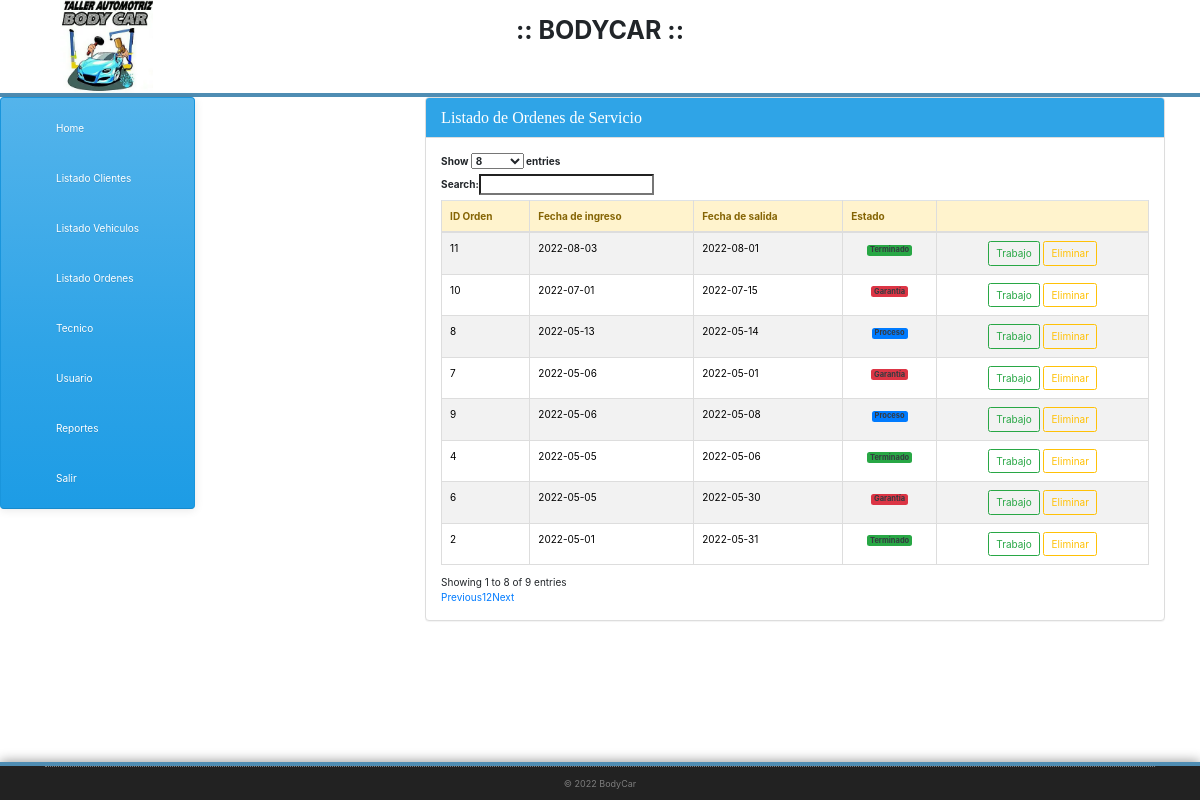
The page /listado_orden1.php on the database its author committed.
### tables this page shows
CREATE TABLE `orden` (
  `id` bigint(20) UNSIGNED NOT NULL,
  `fec_ing` date NOT NULL,
  `fec_ent` date NOT NULL,
  `ord_est` int(1) NOT NULL,
  `ord_obs` varchar(500) NOT NULL,
  `ord_veh` varchar(255) NOT NULL
);

### conectar.php (called while the page is built)
<?php
  class Conectar
  {
   public static function con(){
    $hostname_db = "localhost";
    $database_db = "bodycar";
    $username_db = "root";
    $password_db = "";
    $conexion = mysqli_connect($hostname_db, $username_db, $password_db);
    mysqli_select_db($conexion,$database_db) or die ("Ninguna DB seleccionada");
    return $conexion;
  }
}

### m_orden.php (called while the page is built, shortened)
<?php
require_once 'conectar.php';
class Orden {
  private $registro;
  function __construct() {
    $this->registro=array();
  }
  public function get_orden(){
   $sql="select * from orden";
   $res=mysqli_query(Conectar::con(),$sql) or die(mysqli_error());
   while($reg=mysqli_fetch_assoc($res))
   {
     $this->registro[]=$reg;
   }
   return $this->registro;
 }
}
?>

### listado_orden1.php (the view, shortened to what this page needs)
<!DOCTYPE html>
<?php
require_once 'm_orden.php';
?>
  <html class="no-js">
 <head>
  <link rel="stylesheet" href="css/bootstrap.min.css">
  <link rel="stylesheet" href="css/icomoon-social.css">
  <link rel="stylesheet" href="css/Estilos.css">
  <link rel="stylesheet" type="text/css" href="//code.jquery.com/ui/1.12.1/themes/cupertino/jquery-ui.css">
  <link rel="stylesheet" type="text/css" href="//cdn.datatables.net/1.10.13/css/dataTables.jqueryui.min.css">
            <link rel="stylesheet" href="css/main.css">
            <link rel="stylesheet" href="https://maxcdn.bootstrapcdn.com/bootstrap/4.0.0-alpha.5/css/bootstrap.min.css">
          </head>
          <body>
              <div class="content">
            <?php include('header.php'); ?>
            <div class="container-fluid">
              <div class="row justify-content-start">
              <?php
                  include("sidebar.php");
                  ?>
               <div class="col-sm-2 col-md-2 col-lg-2">
                <div class="">
                  <br>
                </div>
              </div>
              <div class="col-sm-8 col-md-8 col-lg-8">
                <div class="container-fluid">
                  <div class="panel-group" id="accordion">
                  <div class="panel panel-primary">
                  <div class="panel-heading">
                    <h4 class="panel-title">
                      <a data-toggle="collapse" data-parent="#accordion" href="#collapse2">
                        Listado de Ordenes de Servicio</a>
                      </h4>
                    </div>
                    <div id="collapse2" class="panel-collapse collapse in">
                      <div class="panel-body">
               <table id="datatable" class="table display table-striped table-bordered table-hover" cellspacing="0" width="100%">
                          <thead>
                            <tr class="alert-warning">
                              <th>ID Orden</th>
                              <th>Fecha de ingreso</th>
                              <th>Fecha de salida</th>
                              <th>Estado</th>
                              <th></th>
                            </tr>
                          </thead>
                          <tbody>
                            <?php
                            $regis = new Orden();
                            $array_articles = $regis->get_orden();
                            ?>
                            <?php foreach ($array_articles as $key => $value) { ?>
                            <tr class="odd gradeX">
                               <td><a href="javascript:void(0);" onClick="window.location='editar_orden.php?id=<?php echo $value["id"];?>';" data-toggle="tooltip" title="Editar" style='text-decoration:none;color:black;'><?php echo $value["id"]; ?></a>
                              </td>
                              <td><a href="javascript:void(0);" onClick="window.location='editar_orden.php?id=<?php echo $value["id"];?>';" data-toggle="tooltip" title="Editar" style='text-decoration:none;color:black;'><?php echo $value["fec_ing"]; ?></a>
                              </td>
                              <td><a href="javascript:void(0);" onClick="window.location='editar_orden.php?id=<?php echo $value["id"];?>';" data-toggle="tooltip" title="Editar" style='text-decoration:none;color:black;'><?php echo $value["fec_ent"]; ?></a>
                              </td>
                              <td><a href="javascript:void(0);" onClick="window.location='editar_orden.php?id=<?php echo $value["id"];?>';" data-toggle="tooltip" title="Editar" style='text-decoration:none;color:black;'>
                              <div class="text-center">
                                    <?php
                                    if ($value["ord_est"]=='1') {?><span class="badge bg-primary text-dark"> <?php echo " Proceso";}
                                elseif ($value["ord_est"]=='2') {?><span class="badge bg-success text-dark"> <?php echo " Terminado";}
                                elseif ($value["ord_est"]=='3') {?><span class="badge bg-danger text-dark"> <?php echo " Garantía";}
                              ?>
                                </span>
                              </div>
                              </a></td>
                              <td class="actions">
                                  <div class="text-center">
                                    <a href="javascript:void(0);" onClick="window.location='v_trabajo.php?id=<?php echo $value["id"];?>';" data-toggle="tooltip" title="Descripcion del trabajo" class="btn btn-xs btn-outline-success">Trabajo</a>
                                     <a href="javascript:void(0);" onClick="eliminar('eliminar_orden.php?id=<?php echo $value["id"];?>')" data-toggle="tooltip" title="Eliminar" class="btn btn-xs btn-outline-warning">Eliminar</a>
                                  </div>
                                </td>
                              </tr>
                              <?php } ?>
                            </tbody>
                          </table>
                          </div>
                        </div>
                      </div>
                    </div>
                     </div>
                    </div>
                    </div>
                </div>
            </div>
       <?php include('footer.php') ?>
          </body>
          </html>

### css/main.css (style rules this page uses)
body { background: url(../img/page-background.png); }
body { font-family: Arial, Helvetica, sans-serif; font-size: 14px; line-height: 20px; color: #535b60; }
h4 { font-family: 'Open Sans', sans-serif; color: #53555c; margin-bottom: 10px; }
a { color: #4f8db3; }
.btn { border: 1px solid #4f8db3; -webkit-border-radius: 2px; -webkit-background-clip: padding-box; -moz-border-radius: 2px; -moz-background-clip: padding; border-radius: 2px; background-clip: padding-box; color: #FFFFFF; cursor: pointer; display: inline-block; text-transform: none; -webkit-transition: all .25s ease; -moz-transition: all .25s ease; -o-transition: all .25s ease; -ms-transition: all .25s ease; transition: all .25s ease; text-align: center; background: none repeat scroll 0 0 #4f8db3; text-shadow: none; box-shadow: none; color: #FFF; white-space: nowrap; }

### footer.php (style rules this page uses)
html { height: 100%; }
body { display: flex; display: -webkit-flex; flex-direction: column; -webkit-flex-direction: column; height: 100%; }
.content { flex: 1 0 auto; -webkit-flex: 1 0 auto; min-height: 200px; }

### listado_orden1.php (style rules this page uses)
h4 { font-family: 'MTCORSVA'; }

### rows shown on the page
orden: id "2", fec_ing "2022-05-01", fec_ent "2022-05-31", ord_est "Terminado"
orden: id "4", fec_ing "2022-05-05", fec_ent "2022-05-06", ord_est "Terminado"
orden: id "6", fec_ing "2022-05-05", fec_ent "2022-05-30", ord_est "Garantía"
orden: id "7", fec_ing "2022-05-06", fec_ent "2022-05-01", ord_est "Garantía"
orden: id "8", fec_ing "2022-05-13", fec_ent "2022-05-14", ord_est "Proceso"
orden: id "9", fec_ing "2022-05-06", fec_ent "2022-05-08", ord_est "Proceso"
orden: id "10", fec_ing "2022-07-01", fec_ent "2022-07-15", ord_est "Garantía"
orden: id "11", fec_ing "2022-08-03", fec_ent "2022-08-01", ord_est "Terminado"
